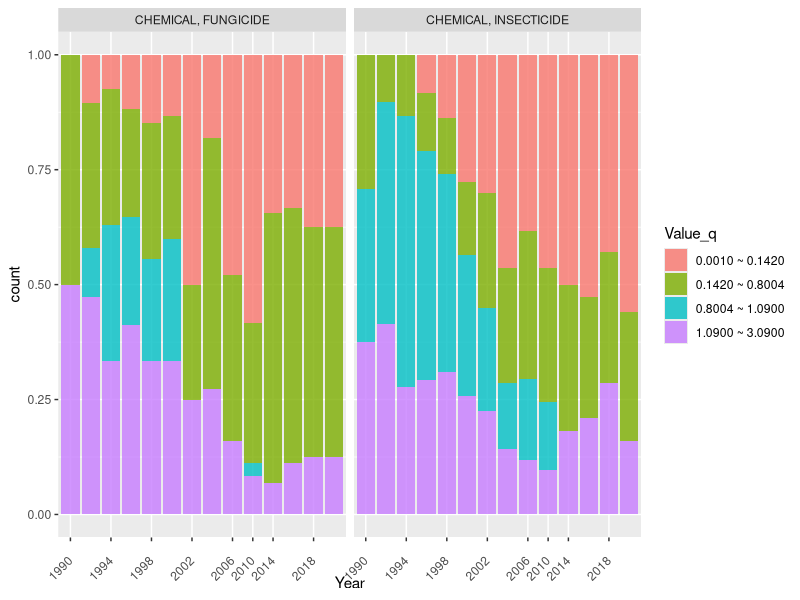
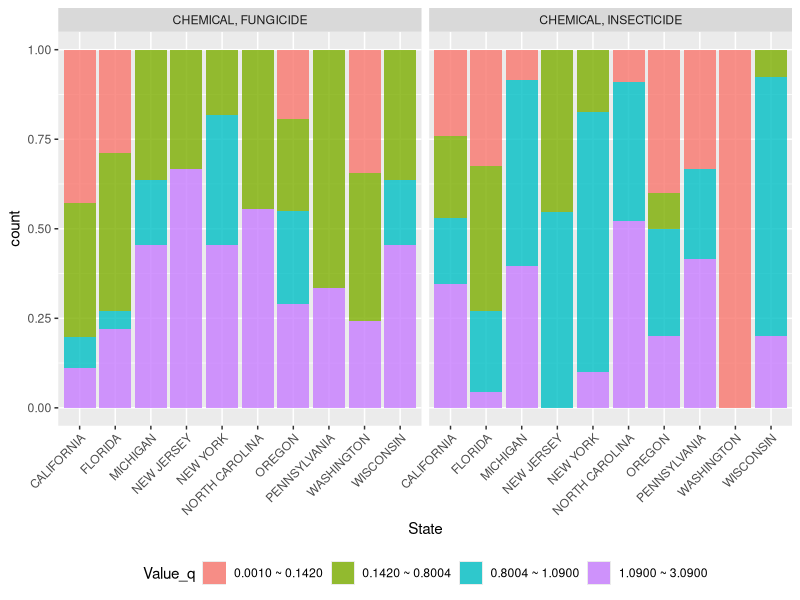
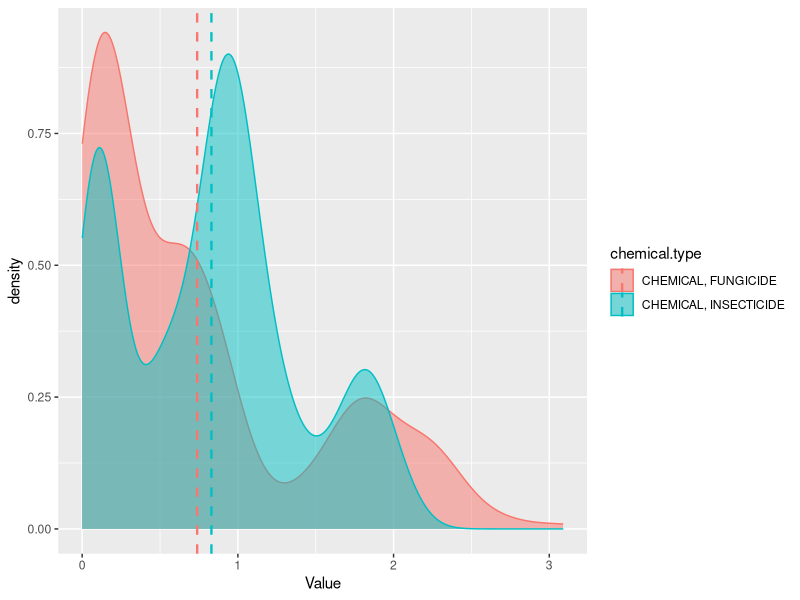
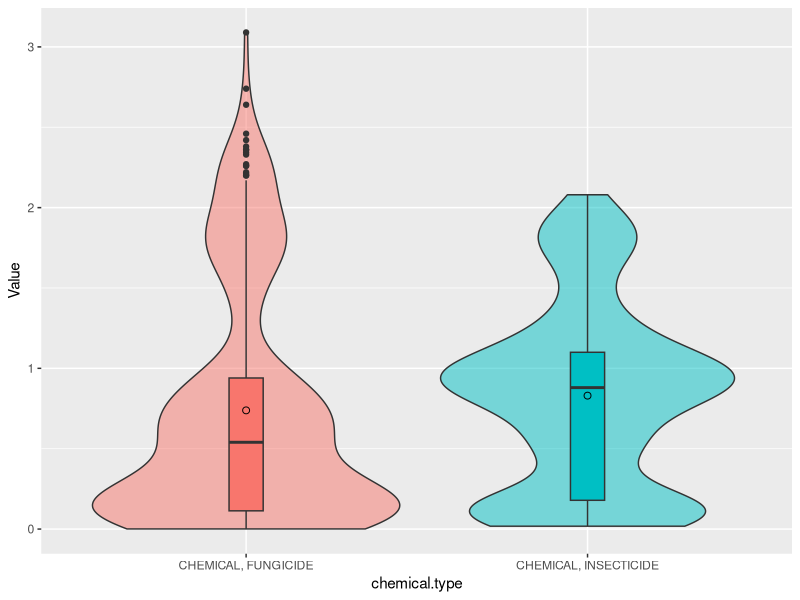

Reproduce these figures in R, in order.
## ---- chunk 1
knitr::opts_chunk$set(echo = TRUE)
library(dplyr)
library(tidyverse)
library(magrittr)
## ---- chunk 2

strb <- read.csv("strawberry_test.csv")

dim(strb) # 10215 21

## ---- chunk 3

colSums(is.na(strb)) 

drop_no_info_cols <- function(df){
  cnames <- colnames(df)
  T = NULL
  for(i in 1:ncol(df)){T <- c(T, nrow(unique(df[i])))} # unique values of each column
  drop_cols <- cnames[which(T == 1)]
  return(select(df, !all_of(drop_cols)))
}

# columns with only one value: Geo.Level(STATE); watershed_code(0); Commodity(STRAWBERRIES)

strb <- drop_no_info_cols(strb)
colnames(strb)

## ---- chunk 4
# View(strb)
strb %<>% separate(col = Data.Item, 
                   into = c("Strawberries", "items", "discription", "units"), 
                   sep = ",", 
                   fill = "right")

# unique(strb$Strawberries)
# unique(strb$items)
# unique(strb$discription)
# unique(strb$units) 

distinct(strb, Domain)

# copy column of Domain.Category
strb %<>% 
  mutate(Chemicals = Domain.Category) %>% 
  relocate(Chemicals, .after = Domain.Category)

strb %<>% separate(col = Chemicals,
                     into = c("chemical.type", "chemical"),
                     sep = ":",
                     fill = "right")


strb$chemical <- str_extract(str_trim(strb$chemical) ,"[^(].*[^)]")

distinct(strb, chemical.type)


strb %<>% separate(col = chemical, 
                    into = c("chemical", "che_num"), 
                    sep = "=", 
                    fill = "right")
## ---- chunk 5

pest <- read.csv("pesticides.csv")
# dim(pest)
names(pest)[1] <- "Pesticide"

pest <- pest[!apply(pest == "",1, all), ] # delete empty rows


# include empty relationship
l_pest <- pest %>% gather(Toxicity, Level, Carcinogen:Bee.Toxins, -Pesticide)

# clarify a new column, human or bee
l_pest <- mutate(l_pest, humanORbee = ifelse(Toxicity == "Bee.Toxins", "Bee", "Human"))

# without empty relationship
rela_pest <- l_pest[!(l_pest$Level == ""), ]

# turn name into capital letters
rela_pest$Pesticide <- toupper(rela_pest$Pesticide)

names(rela_pest)[1] <- "chemical"



## ---- chunk 6

strb$chemical <- str_trim(strb$chemical)
strb$discription <- str_trim(strb$discription)
# count(strb, chemical.type)
df <- merge(x= strb, y = rela_pest, by = "chemical")
# count(df, chemical.type)

df %<>% select(chemical, chemical.type, humanORbee, Level, State, Year, discription, Value, Year)

df %<>% filter(!Value == " (D)" & !Value == " (Z)")

df %<>% filter(discription == "MEASURED IN LB / ACRE / APPLICATION")

## ---- chunk 7

df <- drop_no_info_cols(df)

df$Value <- as.numeric(df$Value)
df$Year <- as.factor(df$Year)
df$chemical.type <- as.factor(df$chemical.type)
# df %>% count(chemical)
# 
# df %>% count(chemical.type)

df %>%count(State)
summary(df$Value)
# set flag:
# 1: 0.0010 ~ 0.1420
# 2: 0.1420 ~ 0.8004
# 3: 0.8004 ~ 1.0900 
# 4: 1.0900 ~ 3.0900 
df$Value_q <- as.factor(ifelse((df$Value <= .1420), "0.0010 ~ 0.1420", 
                     ifelse((df$Value > .1420 & df$Value <= .8004), "0.1420 ~ 0.8004", 
                            ifelse((df$Value > .8004 & df$Value <= 1.0900), "0.8004 ~ 1.0900", "1.0900 ~ 3.0900" ))))

mu <- df %>% group_by(chemical.type) %>% summarise(mean = mean(Value))

#added two functions to the following 2 ggplot functions
#scale_x_discrete to only display every 4 years
#theme(axis.text.x to make it diagonal)
ggplot(df) + geom_bar(aes(x = Year, fill = Value_q), alpha = .8, position = "fill") + facet_grid(~ chemical.type) +  scale_x_discrete(breaks=seq(1990, 2019, 4)) + theme(axis.text.x = element_text(angle = 45, vjust = 0.5, hjust=1))

ggplot(df) + geom_bar(aes(x = State, fill = Value_q), alpha = .8, position = "fill") + facet_grid(~ chemical.type) + theme(legend.position  = "bottom") + theme(axis.text.x = element_text(angle = 45, hjust=1))

ggplot() + geom_density(data = df, aes(x = Value, fill = chemical.type, color = chemical.type), alpha = .5) + geom_vline(data = mu, aes(xintercept = mean, color = chemical.type), linetype = "dashed", lwd = .8)

ggplot(df, aes( x = chemical.type, y = Value, fill = chemical.type)) + geom_violin(alpha = .5) + geom_boxplot(width=0.1) + stat_summary(fun=mean, geom="point", shape=1, size=2) + theme(legend.position  = "none")



